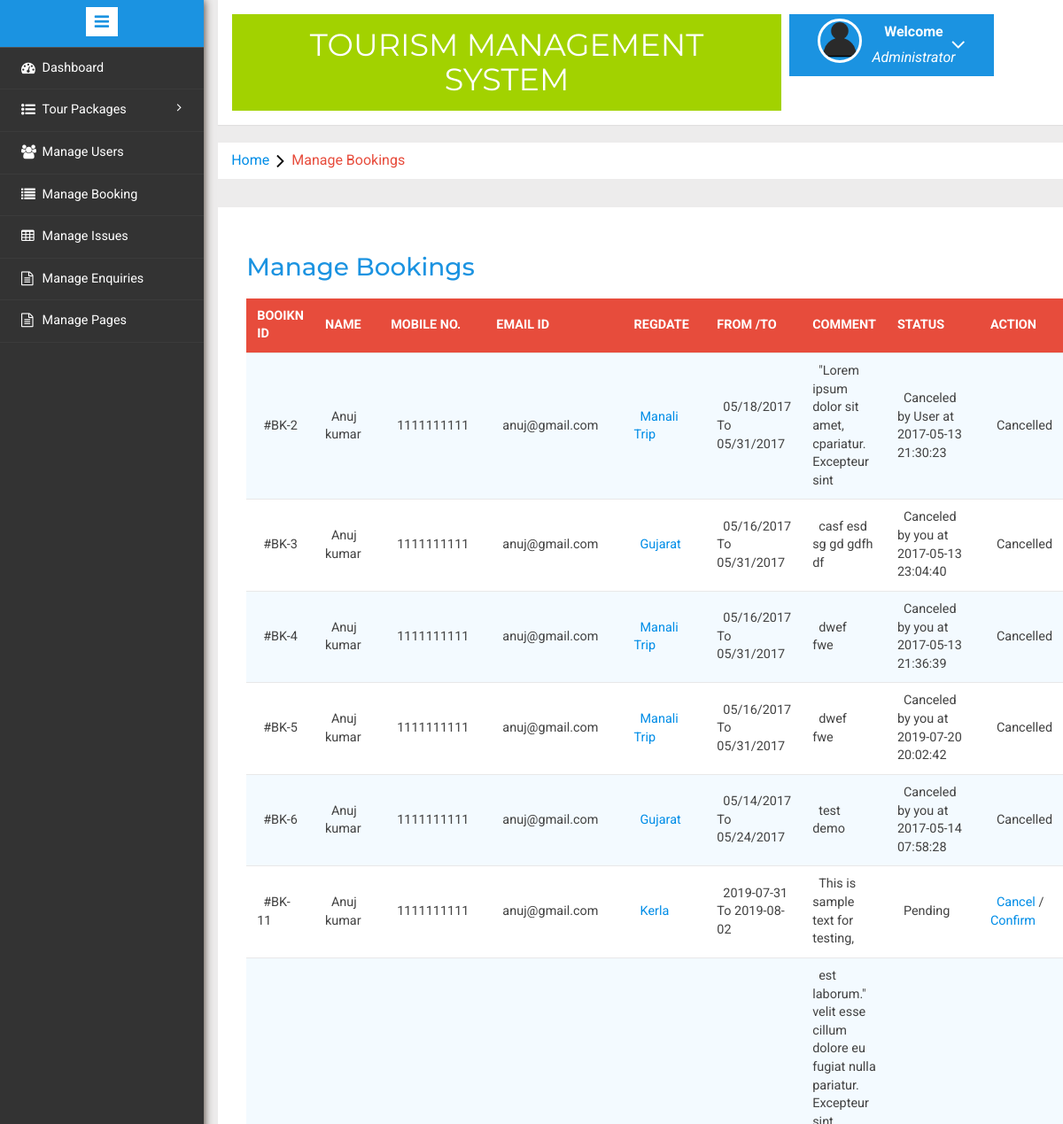
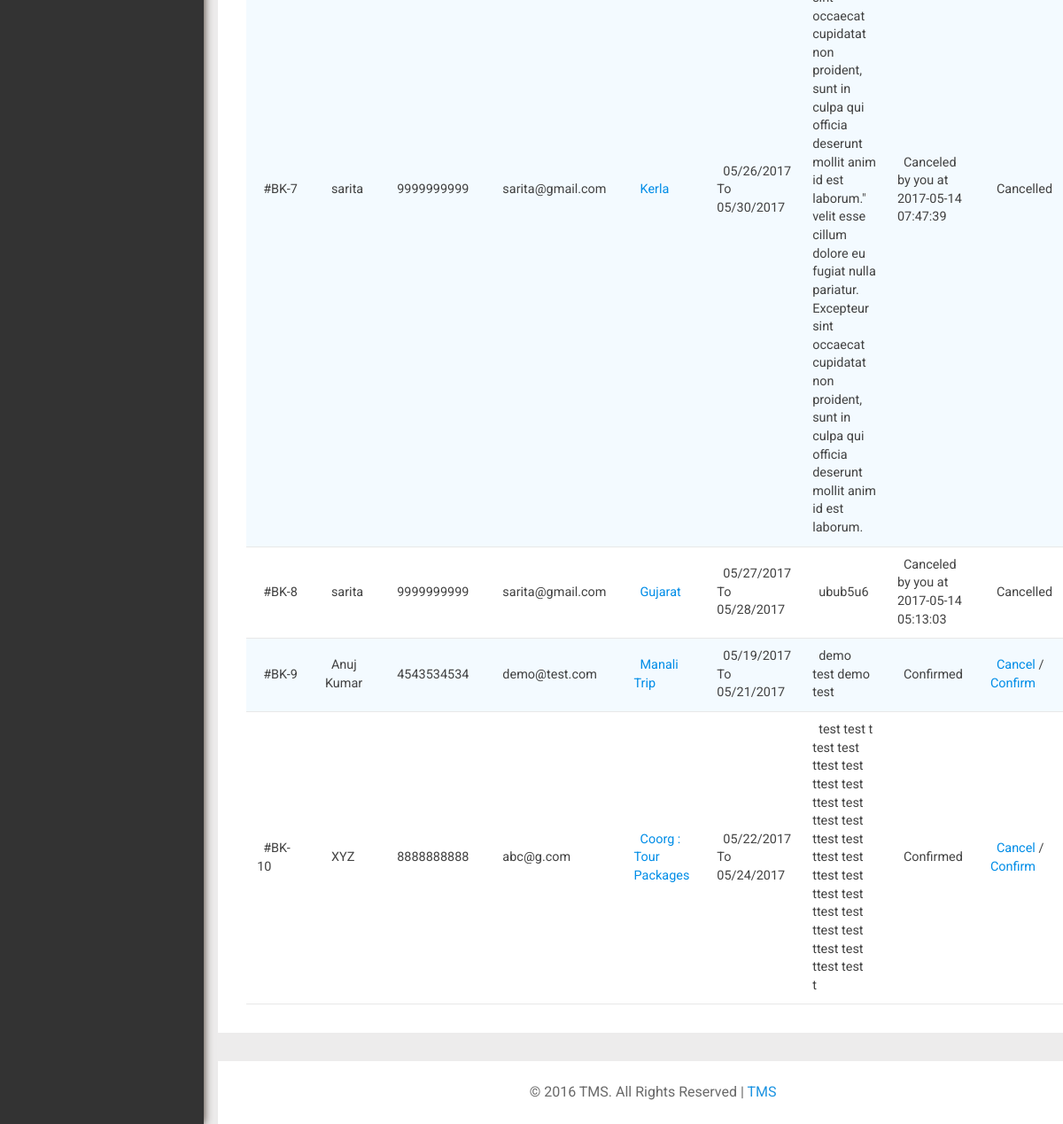
/admin/manage-bookings.php (signed in), run on the app's committed database (2 pictures, top to bottom).
### tables this page shows
CREATE TABLE `tblusers` (
  `id` int(11) NOT NULL,
  `FullName` varchar(100) DEFAULT NULL,
  `MobileNumber` char(10) DEFAULT NULL,
  `EmailId` varchar(70) DEFAULT NULL,
  `Password` varchar(100) DEFAULT NULL,
  `RegDate` timestamp NULL DEFAULT current_timestamp(),
  `UpdationDate` timestamp NULL DEFAULT NULL ON UPDATE current_timestamp()
);

CREATE TABLE `tblbooking` (
  `BookingId` int(11) NOT NULL,
  `PackageId` int(11) DEFAULT NULL,
  `UserEmail` varchar(100) DEFAULT NULL,
  `FromDate` varchar(100) DEFAULT NULL,
  `ToDate` varchar(100) DEFAULT NULL,
  `Comment` mediumtext DEFAULT NULL,
  `RegDate` timestamp NULL DEFAULT current_timestamp(),
  `status` int(11) DEFAULT NULL,
  `CancelledBy` varchar(5) DEFAULT NULL,
  `UpdationDate` timestamp NULL DEFAULT NULL ON UPDATE current_timestamp()
);

CREATE TABLE `tbltourpackages` (
  `PackageId` int(11) NOT NULL,
  `PackageName` varchar(200) DEFAULT NULL,
  `PackageType` varchar(150) DEFAULT NULL,
  `PackageLocation` varchar(100) DEFAULT NULL,
  `PackagePrice` int(11) DEFAULT NULL,
  `PackageFetures` varchar(255) DEFAULT NULL,
  `PackageDetails` mediumtext DEFAULT NULL,
  `PackageImage` varchar(100) DEFAULT NULL,
  `Creationdate` timestamp NULL DEFAULT current_timestamp(),
  `UpdationDate` timestamp NULL DEFAULT NULL ON UPDATE current_timestamp()
);

### admin/manage-bookings.php (the view, shortened to what this page needs)
<?php
include('includes/config.php');
if(strlen($_SESSION['alogin'])==0)
	{
header('location:index.php');
}
else{
	?>
<!DOCTYPE HTML>
<html>
<head>
<link href="css/bootstrap.min.css" rel='stylesheet' type='text/css' />
<link href="css/style.css" rel='stylesheet' type='text/css' />
<link rel="stylesheet" href="css/morris.css" type="text/css"/>
<link href="css/font-awesome.css" rel="stylesheet">
<link rel="stylesheet" type="text/css" href="css/table-style.css" />
<link rel="stylesheet" type="text/css" href="css/basictable.css" />
<link rel="stylesheet" href="css/icon-font.min.css" type='text/css' />
</head>
<body>
   <div class="page-container">
<div class="left-content">
	   <div class="mother-grid-inner">
				<?php include('includes/header.php');?>
				</div>
<ol class="breadcrumb">
                <li class="breadcrumb-item"><a href="index.html">Home</a><i class="fa fa-angle-right"></i>Manage Bookings</li>
            </ol>
<div class="agile-grids">
				<div class="agile-tables">
					<div class="w3l-table-info">
					  <h2>Manage Bookings</h2>
					    <table id="table">
						<thead>
						  <tr>
						  <th>Booikn id</th>
							<th>Name</th>
							<th>Mobile No.</th>
							<th>Email Id</th>
							<th>RegDate </th>
							<th>From /To </th>
							<th>Comment </th>
							<th>Status </th>
							<th>Action </th>
						  </tr>
						</thead>
						<tbody>
<?php $sql = "SELECT tblbooking.BookingId as bookid,tblusers.FullName as fname,tblusers.MobileNumber as mnumber,tblusers.EmailId as email,tbltourpackages.PackageName as pckname,tblbooking.PackageId as pid,tblbooking.FromDate as fdate,tblbooking.ToDate as tdate,tblbooking.Comment as comment,tblbooking.status as status,tblbooking.CancelledBy as cancelby,tblbooking.UpdationDate as upddate from tblusers join  tblbooking on  tblbooking.UserEmail=tblusers.EmailId join tbltourpackages on tbltourpackages.PackageId=tblbooking.PackageId";
$query = $dbh -> prepare($sql);
$query->execute();
$results=$query->fetchAll(PDO::FETCH_OBJ);
$cnt=1;
if($query->rowCount() > 0)
{
foreach($results as $result)
{				?>
						  <tr>
							<td>#BK-<?php echo htmlentities($result->bookid);?></td>
							<td><?php echo htmlentities($result->fname);?></td>
							<td><?php echo htmlentities($result->mnumber);?></td>
							<td><?php echo htmlentities($result->email);?></td>
							<td><a href="update-package.php?pid=<?php echo htmlentities($result->pid);?>"><?php echo htmlentities($result->pckname);?></a></td>
							<td><?php echo htmlentities($result->fdate);?> To <?php echo htmlentities($result->tdate);?></td>
								<td><?php echo htmlentities($result->comment);?></td>
								<td><?php if($result->status==0)
{
echo "Pending";
}
if($result->status==1)
{
echo "Confirmed";
}
if($result->status==2 and  $result->cancelby=='a')
{
echo "Canceled by you at " .$result->upddate;
}
if($result->status==2 and $result->cancelby=='u')
{
echo "Canceled by User at " .$result->upddate;
}
?></td>
<?php if($result->status==2)
{
	?><td>Cancelled</td>
<?php } else {?>
<td><a href="manage-bookings.php?bkid=<?php echo htmlentities($result->bookid);?>" onclick="return confirm('Do you really want to cancel booking')" >Cancel</a> / <a href="manage-bookings.php?bckid=<?php echo htmlentities($result->bookid);?>" onclick="return confirm('Do you really want to cancel booking')" >Confirm</a></td>
<?php }?>
						  </tr>
						 <?php $cnt=$cnt+1;} }?>
						</tbody>
					  </table>
					</div>
			</div>
<?php include('includes/footer.php');?>
</div>
</div>
						<?php include('includes/sidebarmenu.php');?>
							</div>
</body>
</html>
<?php } ?>

### admin/css/table-style.css (style rules this page uses)
table { background: white; border-collapse: collapse; margin: 1.25em 0 0; width: 100%; }
table tr, table th, table td { border: none; border-bottom: 1px solid #e8e8e8; font-size: .95em; }
table th, table td { padding: 10px 12px; text-align: left; }
table th { background: #e74c3c; color: #fff; text-transform: uppercase; }
table tr td { background: #f3faff; color: #424242; }
table tr:nth-of-type(2n+2) td { background: #ffffff; }
table { width: 100%; }

### data on the page
tblusers: tblbooking.BookingId "2", FullName "Anuj kumar", MobileNumber "1111111111", EmailId "anuj@gmail.com", tbltourpackages.PackageName "Manali Trip", tblbooking.FromDate "05/18/2017", tblbooking.ToDate "05/31/2017", tblbooking.Comment "\"Lorem ipsum dolor sit amet, cpariatur. Excepteur sint", tblbooking.UpdationDate "2017-05-13 21:30:23", shows "Cancelled", tblbooking.BookingId "3", tbltourpackages.PackageName "Gujarat", tblbooking.FromDate "05/16/2017", tblbooking.Comment "casf esd sg gd gdfh df", tblbooking.UpdationDate "2017-05-13 23:04:40", tblbooking.BookingId "4", tblbooking.Comment "dwef fwe", tblbooking.UpdationDate "2017-05-13 21:36:39", tblbooking.BookingId "5", tblbooking.UpdationDate "2019-07-20 20:02:42", tblbooking.BookingId "6", tblbooking.FromDate "05/14/2017", tblbooking.ToDate "05/24/2017", tblbooking.Comment "test demo", tblbooking.UpdationDate "2017-05-14 07:58:28", tblbooking.BookingId "11", tbltourpackages.PackageName "Kerla", tblbooking.FromDate "2019-07-31", tblbooking.ToDate "2019-08-02", tblbooking.Comment "This is sample text for testing,", shows "Pending"
tblusers: tblbooking.BookingId "7", FullName "sarita", MobileNumber "9999999999", EmailId "sarita@gmail.com", tbltourpackages.PackageName "Kerla", tblbooking.FromDate "05/26/2017", tblbooking.ToDate "05/30/2017", tblbooking.Comment "est laborum.\" velit esse cillum dolore eu fugiat nulla pariatur. Excepteur sint occaecat cupidatat non proident, sunt in culpa qui officia deserunt mollit anim id est laborum.\" velit esse cillum dolore eu fugiat nulla pariatur. Excepteur sint occaecat cupidatat non proident, sunt in culpa qui officia deserunt mollit anim id est laborum.", tblbooking.UpdationDate "2017-05-14 07:47:39", shows "Cancelled", tblbooking.BookingId "8", tbltourpackages.PackageName "Gujarat", tblbooking.FromDate "05/27/2017", tblbooking.ToDate "05/28/2017", tblbooking.Comment "ubub5u6", tblbooking.UpdationDate "2017-05-14 05:13:03"
tblusers: tblbooking.BookingId "9", FullName "Anuj Kumar", MobileNumber "4543534534", EmailId "demo@test.com", tbltourpackages.PackageName "Manali Trip", tblbooking.FromDate "05/19/2017", tblbooking.ToDate "05/21/2017", tblbooking.Comment "demo test demo test", shows "Confirmed"
tblusers: tblbooking.BookingId "10", FullName "XYZ", MobileNumber "8888888888", EmailId "abc@g.com", tbltourpackages.PackageName "Coorg : Tour Packages", tblbooking.FromDate "05/22/2017", tblbooking.ToDate "05/24/2017", tblbooking.Comment "test test t test test ttest test ttest test ttest test ttest test ttest test ttest test ttest test ttest test ttest test ttest test ttest test ttest test t", shows "Confirmed"
